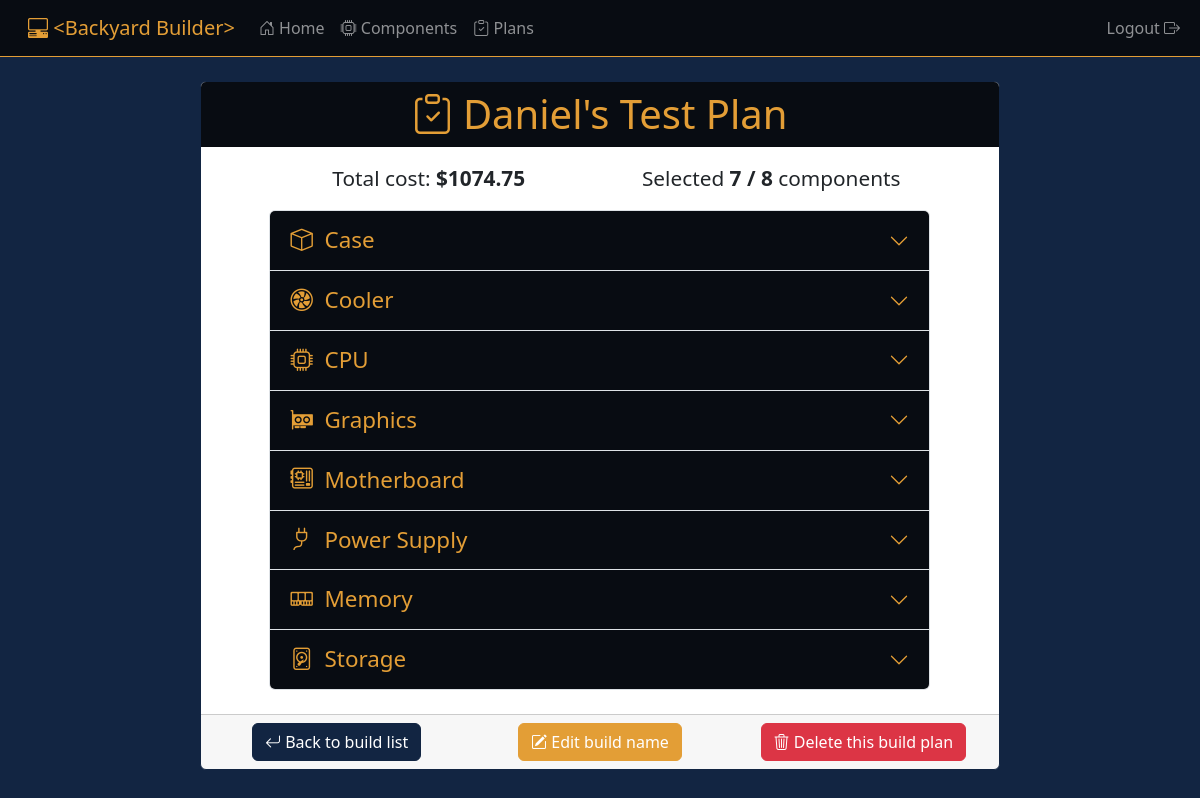
The page /builds/4 (signed in) on the database its author committed.
### builds/models.py (models this page shows, shortened)
class Build(models.Model):
    name = models.CharField(max_length=75, default='My PC Plan')
    user = models.ForeignKey(User, on_delete=models.CASCADE)
    case = models.ForeignKey(Case, on_delete=models.SET_NULL, null=True, default=None)
    cooler = models.ForeignKey(Cooler, on_delete=models.SET_NULL, null=True, default=None)
    cpu = models.ForeignKey(CPU, on_delete=models.SET_NULL, null=True, default=None)
    graphics = models.ForeignKey(Graphics, on_delete=models.SET_NULL, null=True, default=None)
    motherboard = models.ForeignKey(Motherboard, on_delete=models.SET_NULL, null=True, default=None)
    powersupply = models.ForeignKey(PowerSupply, on_delete=models.SET_NULL, null=True, default=None)
    ram = models.ForeignKey(RAM, on_delete=models.SET_NULL, null=True, default=None)
    storage = models.ForeignKey(Storage, on_delete=models.SET_NULL, null=True, default=None)
    def total_price(self):
        total_price = 0
        components = []
        if self.case is not None:
            components.append(self.case)
        if self.cooler is not None:
            components.append(self.cooler)
        if self.cpu is not None:
            components.append(self.cpu)
        if self.graphics is not None:
            components.append(self.graphics)
        if self.motherboard is not None:
            components.append(self.motherboard)
        if self.powersupply is not None:
            components.append(self.powersupply)
        if self.ram is not None:
            components.append(self.ram)
        if self.storage is not None:
            components.append(self.storage)
        for component in components:
            total_price += component.price
        return round(total_price, 2)
    def component_count(self):
        count = 0
        if self.case is not None:
            count += 1
        if self.cooler is not None:
            count += 1
        if self.cpu is not None:
            count += 1
        if self.graphics is not None:
            count += 1
        if self.motherboard is not None:
            count += 1
        if self.powersupply is not None:
            count += 1
        if self.ram is not None:
            count += 1
        if self.storage is not None:
            count += 1
        return count

### components/models.py (models this page shows, shortened)
class Component(models.Model):
    name = models.CharField(max_length=300)
    manufacturer = models.CharField(max_length=100)
    price = models.FloatField()
    image = models.ImageField(default='component_images/default_component.png', upload_to='component_images')
    link = models.URLField()

### builds/views.py (the view)
# urls.py: path('<int:build_id>', views.view_build, name='view_build'),
@login_required
def view_build(request, build_id):
    context = {}
    build = Build.objects.get(id=build_id)
    if build.user != request.user:
        return redirect('builds:build_list')
    context['build'] = build
    form = BuildNameForm(request.POST or None, instance=build)
    if form.is_valid():
        form.save()
        return redirect('builds:view_build', build.id)
    context['form'] = form
    return render(request, 'builds/build_view.html', context)

### builds/templates/builds/build_view.html (shortened to what this page needs)
{% extends 'dashboard/base.html' %}
{% block body %}
    <div class="col-8 offset-2 my-4">
        <div class="card">
            <h1 class="card-header text-center">
                <i class="bi bi-clipboard-check"></i>
                {{ build.name }}
            </h1>
            <div class="row my-3">
                <div class="col-5 offset-1 text-center">
                    <div class="card-text" style="font-size: 1.3rem;">
                        Total cost: <strong>${{ build.total_price }}</strong>
                    </div>
                </div>
                <div class="col-5 text-center">
                    <div class="card-text" style="font-size: 1.3rem;">
                        Selected <strong>{{ build.component_count }}&nbsp;/&nbsp;8</strong> components
                    </div>
                </div>
            </div>
            <div class="row mb-4">
                <div class="col-10 offset-1">
                    <div class="accordion" id="buildAccordion">
                        <div class="accordion-item">
                            <h2 class="accordion-header" id="headingCase">
                                <button class="accordion-button collapsed" type="button" data-bs-toggle="collapse" data-bs-target="#collapseCase" aria-expanded="true" aria-controls="collapseCase">
                                    <i class="bi bi-box"></i>
                                    &nbsp;&nbsp;Case
                                </button>
                            </h2>
                        </div>
                        <div class="accordion-item">
                            <h2 class="accordion-header" id="headingCooler" >
                                <button class="accordion-button collapsed" type="button" data-bs-toggle="collapse" data-bs-target="#collapseCooler" aria-expanded="true" aria-controls="collapseCooler">
                                    <i class="bi bi-fan"></i>
                                    &nbsp;&nbsp;Cooler
                                </button>
                            </h2>
                        </div>
                        <div class="accordion-item">
                            <h2 class="accordion-header" id="headingCPU" >
                                <button class="accordion-button collapsed" type="button" data-bs-toggle="collapse" data-bs-target="#collapseCPU" aria-expanded="true" aria-controls="collapseCPU">
                                    <i class="bi bi-cpu"></i>
                                    &nbsp;&nbsp;CPU
                                </button>
                            </h2>
                        </div>
                        <div class="accordion-item">
                            <h2 class="accordion-header" id="headingGraphics" >
                                <button class="accordion-button collapsed" type="button" data-bs-toggle="collapse" data-bs-target="#collapseGraphics" aria-expanded="true" aria-controls="collapseGraphics">
                                    <i class="bi bi-gpu-card"></i>
                                    &nbsp;&nbsp;Graphics
                                </button>
                            </h2>
                        </div>
                        <div class="accordion-item">
                            <h2 class="accordion-header" id="headingMobo" >
                                <button class="accordion-button collapsed" type="button" data-bs-toggle="collapse" data-bs-target="#collapseMobo" aria-expanded="true" aria-controls="collapseMobo">
                                    <i class="bi bi-motherboard"></i>
                                    &nbsp;&nbsp;Motherboard
                                </button>
                            </h2>
                        </div>
                        <div class="accordion-item">
                            <h2 class="accordion-header" id="headingPSU" >
                                <button class="accordion-button collapsed" type="button" data-bs-toggle="collapse" data-bs-target="#collapsePSU" aria-expanded="true" aria-controls="collapsePSU">
                                    <i class="bi bi-plug"></i>
                                    &nbsp;&nbsp;Power Supply
                                </button>
                            </h2>
                        </div>
                        <div class="accordion-item">
                            <h2 class="accordion-header" id="headingRAM" >
                                <button class="accordion-button collapsed" type="button" data-bs-toggle="collapse" data-bs-target="#collapseRAM" aria-expanded="true" aria-controls="collapseRAM">
                                    <i class="bi bi-memory"></i>
                                    &nbsp;&nbsp;Memory
                                </button>
                            </h2>
                        </div>
                        <div class="accordion-item">
                            <h2 class="accordion-header" id="headingStorage" >
                                <button class="accordion-button collapsed" type="button" data-bs-toggle="collapse" data-bs-target="#collapseStorage" aria-expanded="true" aria-controls="collapseStorage">
                                    <i class="bi bi-device-hdd"></i>
                                    &nbsp;&nbsp;Storage
                                </button>
                            </h2>
                        </div>
                    </div>
                </div>
            </div>
            <div class="card-footer">
                <div class="row">
                    <div class="col-4 text-center">
                        <a href="{% url 'builds:build_list' %}" class="btn btn-primary">
                            <i class="bi bi-arrow-return-left"></i>
                            Back to build list
                        </a>
                    </div>
                    <div class="col-4 text-center">
                        <button type="button" class="btn btn-orange" data-bs-toggle="modal" data-bs-target="#editNameModal">
                            <i class="bi bi-pencil-square"></i>
                            Edit build name
                        </button>
                    </div>
                    <div class="col-4 text-center">
                        <button type="button" class="btn btn-danger" data-bs-toggle="modal" data-bs-target="#deleteBuildModal">
                            <i class="bi bi-trash3"></i>
                            Delete this build plan
                        </button>
                    </div>
                </div>
            </div>
        </div>
    </div>
{% endblock %}

### rows shown on the page
Build: name "Daniel's Test Plan", total_price "1074.75", component_count "7"
